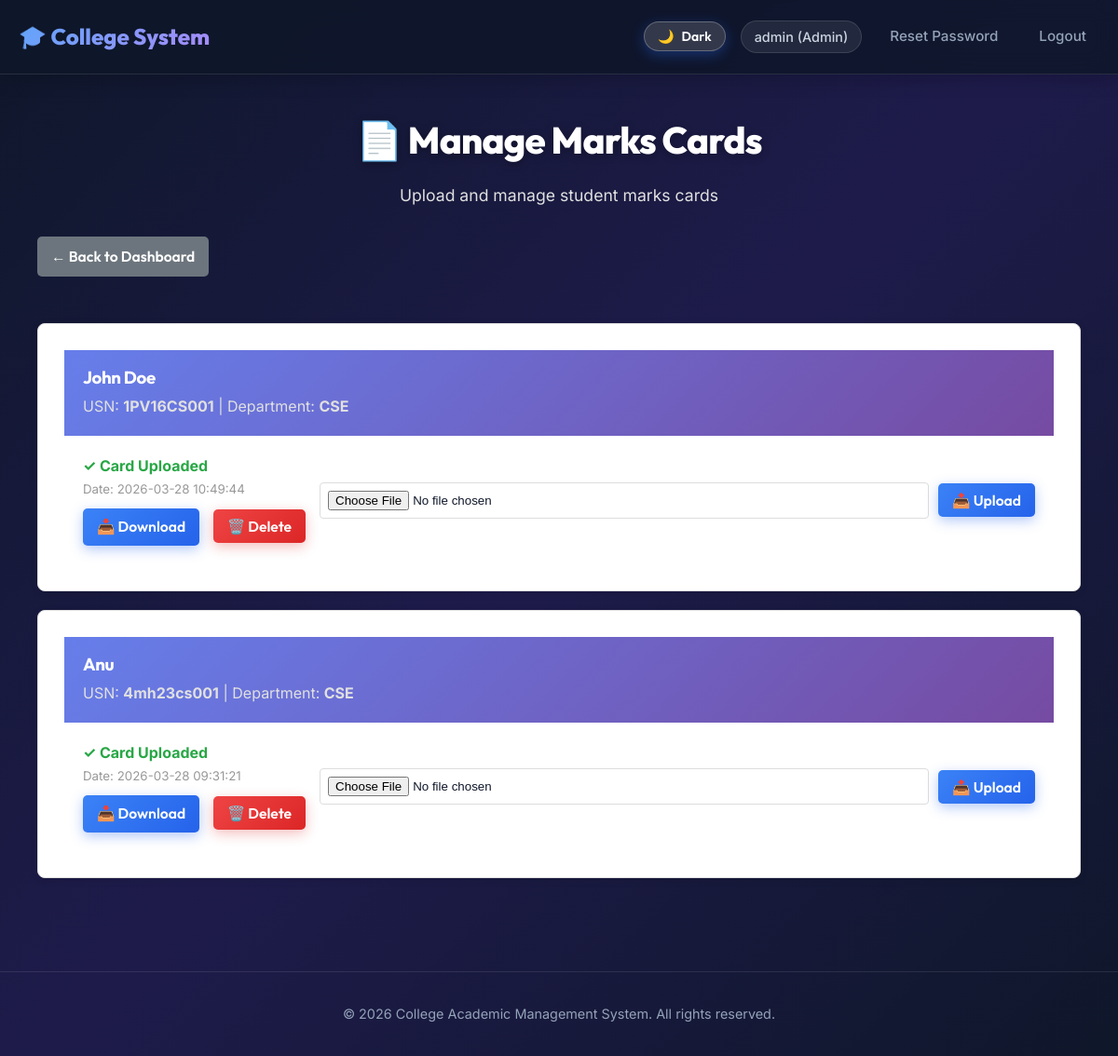
Page /admin/marks-cards (signed in) on the earlier database version.
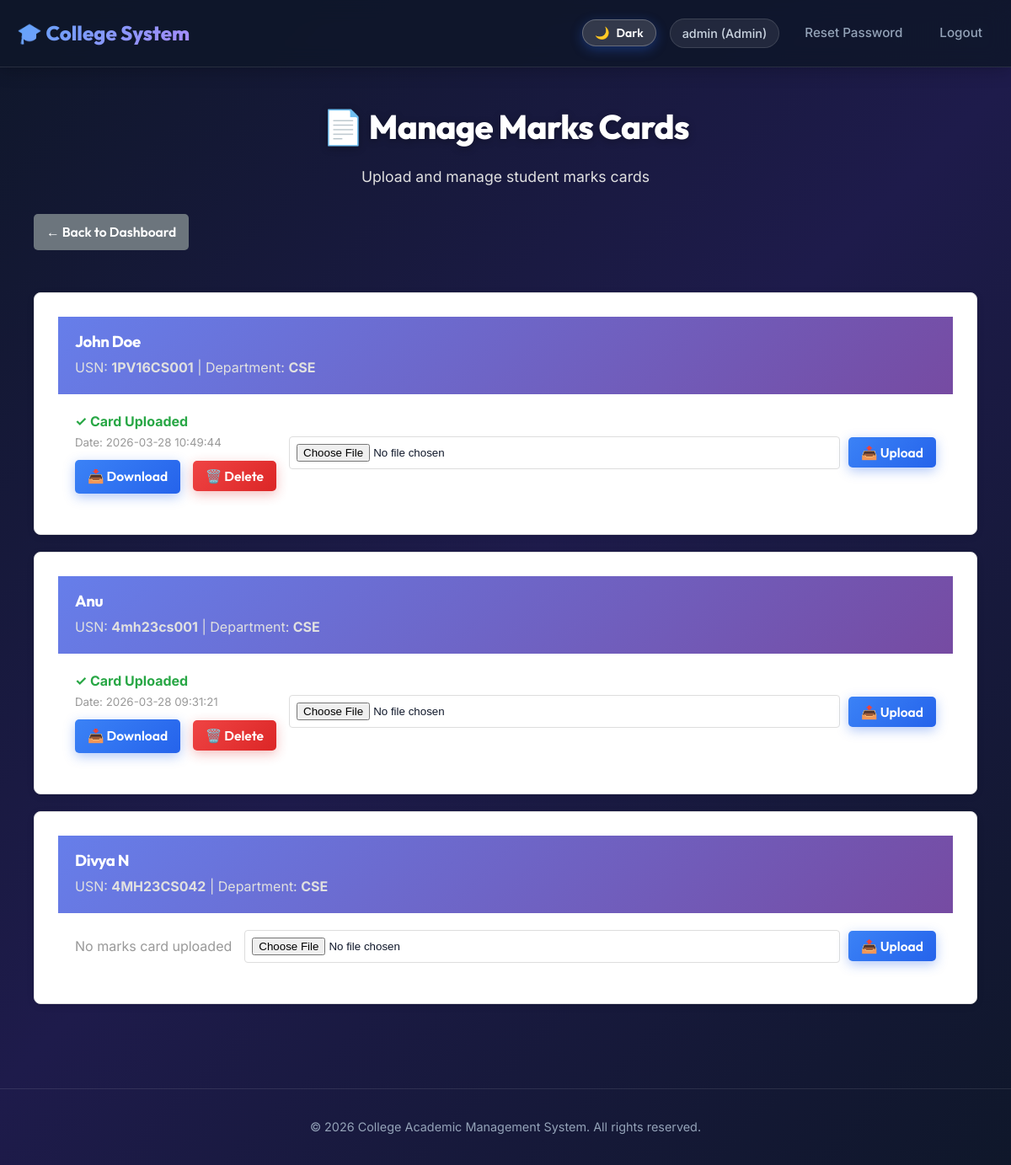
Same page on the later database version.
### backend/app.py (models this page shows)
class Student(db.Model):
    id = db.Column(db.Integer, primary_key=True)
    usn = db.Column(db.String(50), unique=True, nullable=False)
    name = db.Column(db.String(200), nullable=False)
    dept = db.Column(db.String(100), nullable=True)
    semester = db.Column(db.Integer, nullable=True)

class MarksCard(db.Model):
    id = db.Column(db.Integer, primary_key=True)
    student_id = db.Column(db.Integer, db.ForeignKey('student.id'), nullable=False)
    file_path = db.Column(db.String(500), nullable=False)
    upload_date = db.Column(db.String(50), nullable=True)
    student = db.relationship('Student', backref='marks_cards')

### backend/app.py (the view)
@app.route('/admin/marks-cards')
@login_required
@role_required('Admin')
def admin_marks_cards():
    students = Student.query.all()
    marks_cards = MarksCard.query.all()
    student_cards = {card.student_id: card for card in marks_cards}
    return render_template('admin_marks_cards.html', students=students, student_cards=student_cards)

### backend/app.py (called while the page is built)
@app.context_processor
def inject_user():
    return dict(user=current_user)

def role_required(*roles):
    def decorator(f):
        @wraps(f)
        def decorated_function(*args, **kwargs):
            if not current_user.is_authenticated:
                return login_manager.unauthorized()
            if current_user.role not in roles:
                flash('Access denied: insufficient permissions', 'danger')
                return redirect(url_for('dashboard'))
            return f(*args, **kwargs)
        return decorated_function
    return decorator

@login_manager.user_loader
def load_user(user_id):
    return User.query.get(int(user_id))

### frontend/templates/admin_marks_cards.html (shortened to what this page needs)
{% extends 'base.html' %}
{% block content %}
<div class="container">
  <div class="page-header">
    <h1 style="color: #ffffff;">📄 Manage Marks Cards</h1>
    <p style="color: #e0e0e0;">Upload and manage student marks cards</p>
  </div>
  <a href="/dashboard" class="btn btn-back">← Back to Dashboard</a>
  <div class="marks-cards-list" style="margin-top: 30px;">
    {% if students %}
      {% for student in students %}
        <div class="card" style="margin-bottom: 20px; border: 1px solid #e0e0e0; border-radius: 8px; overflow: hidden;">
          <div class="card-header" style="background: linear-gradient(135deg, #667eea 0%, #764ba2 100%); color: white; padding: 15px 20px;">
            <div style="display: flex; justify-content: space-between; align-items: center;">
              <div>
                <h3 style="margin: 0; color: white;">{{ student.name }}</h3>
                <p style="margin: 5px 0; color: #e0e0e0;">USN: <strong>{{ student.usn }}</strong> | Department: <strong>{{ student.dept or 'N/A' }}</strong></p>
              </div>
            </div>
          </div>
          <div class="card-body" style="padding: 20px;">
            <div style="display: flex; justify-content: space-between; align-items: center; flex-wrap: wrap; gap: 15px;">
              <div>
                {% if student_cards.get(student.id) %}
                  <p style="color: #666; margin: 0 0 10px 0;">
                    <span style="color: #28a745; font-weight: bold;">✓ Card Uploaded</span>
                    <br>
                    <small style="color: #999;">Date: {{ student_cards[student.id].upload_date or 'N/A' }}</small>
                  </p>
                  <a href="{{ student_cards[student.id].file_path }}" class="btn btn-info" download style="display: inline-block; padding: 8px 15px; background-color: #17a2b8; color: white; border-radius: 5px; text-decoration: none; margin-right: 10px;">📥 Download</a>
                  <form method="post" action="/admin/marks-cards/delete/{{ student_cards[student.id].id }}" style="display: inline-block;">
                    <button type="submit" class="btn btn-danger" style="padding: 8px 15px; background-color: #dc3545; color: white; border: none; border-radius: 5px; cursor: pointer;" onclick="return confirm('Are you sure you want to delete this marks card?');">🗑️ Delete</button>
                  </form>
                {% else %}
                  <p style="color: #999; margin: 0;">No marks card uploaded</p>
                {% endif %}
              </div>
              <div style="flex: 1; min-width: 300px;">
                <form method="post" enctype="multipart/form-data" action="/admin/marks-cards/upload/{{ student.id }}" style="display: flex; gap: 10px; align-items: center;">
                  <input type="file" name="file" required style="flex: 1; padding: 8px; border: 1px solid #ddd; border-radius: 4px;" accept=".pdf,.jpg,.jpeg,.png,.doc,.docx">
                  <button type="submit" class="btn btn-primary" style="padding: 8px 15px; background-color: #0066cc; color: white; border: none; border-radius: 5px; cursor: pointer; white-space: nowrap;">📤 Upload</button>
                </form>
              </div>
            </div>
          </div>
        </div>
      {% endfor %}
    {% else %}
      <div class="alert alert-info" style="color: #0066cc; padding: 20px; border-radius: 8px; background-color: #e7f3ff;">
        No students found in the system.
      </div>
    {% endif %}
  </div>
</div>
{% endblock %}

Differences in the rows shown:
added Student: name "Divya N", usn "4MH23CS042", dept "CSE", shows "No marks card uploaded"
